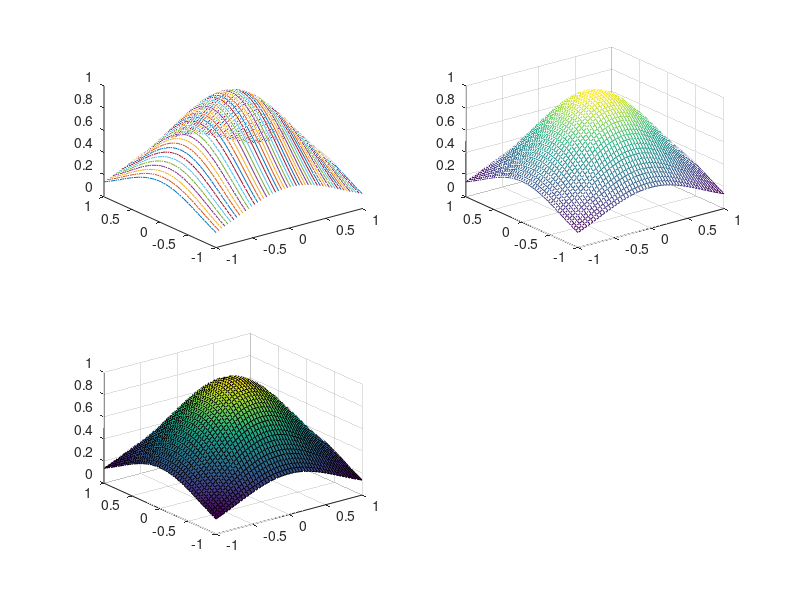

This chart was generated by the following MATLAB code:
clear all
close all
x = linspace(-1, 1, 50);
y = linspace(-1, 1, 50);
[X,Y] = meshgrid(x,y);
Z = exp(-X.^2-Y.^2);
subplot(2,2,1);
plot3(X,Y,Z);
subplot(2,2,2);
mesh(X,Y,Z);
subplot(2,2,3);
surf(X,Y,Z);